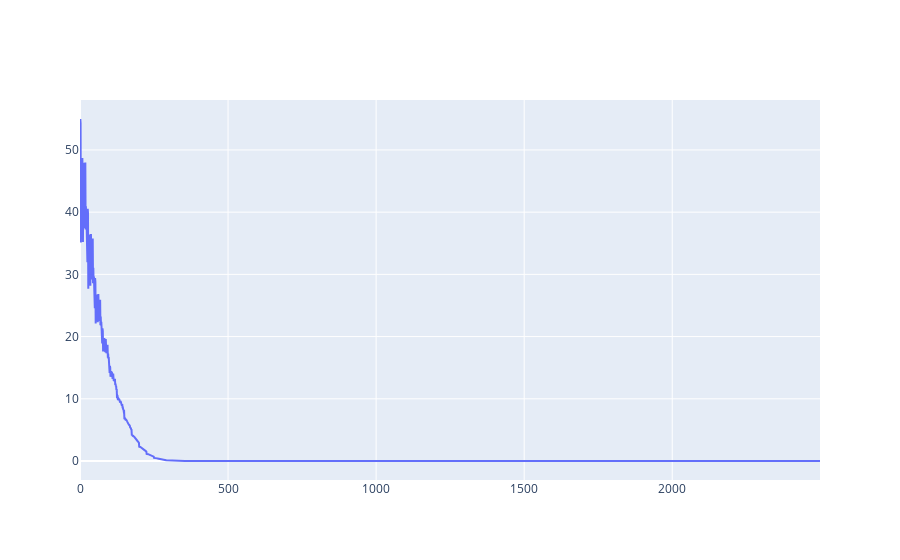

The code cell stored with this chart in its notebook:
### Markdown cell above
### Linear Trial

### Code cell
x = np.linspace(-5,5,2000, dtype=np.float32)
y = linear_data(x)

lin_agent = Agent_Expert(Expert_Linear)
lin_agent.fit(x[np.newaxis].T, y[np.newaxis].T)

### Figure 1 — Plotly figure (JSON) as saved in the notebook; plotly's stock layout.template omitted (floating-point values rounded to 4 significant figures; data arrays with more than 128 entries replaced by an {"elided": "..."} marker saying what was removed)
{"data": [{"mode": "lines", "name": "Loss", "type": "scatter", "y": {"elided": "2500 float values"}}], "layout": {}}
